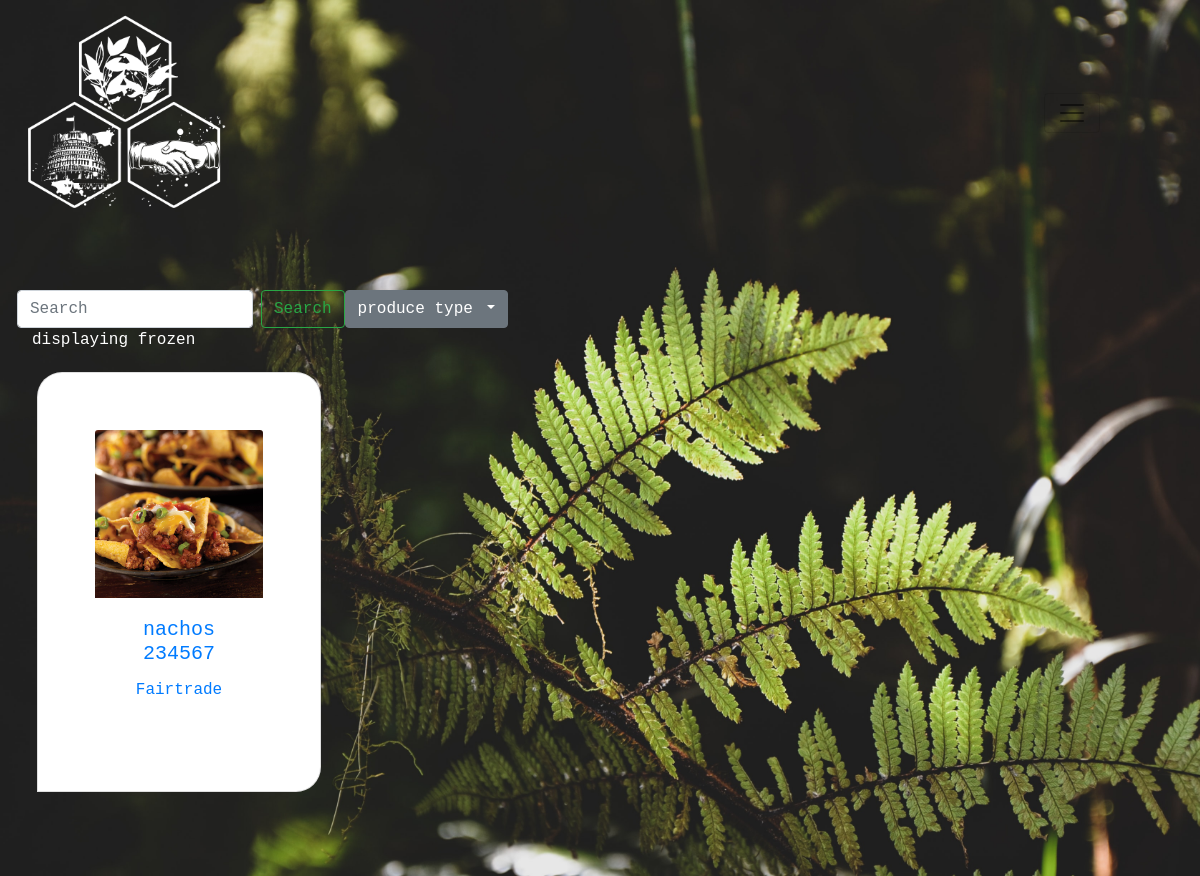
Screenshot of /index.php?page=home&type_name=frozen with the database file from the repository.
### tables this page shows
CREATE TABLE `products` (
  `productID` int(5) NOT NULL,
  `productbarcode` int(5) NOT NULL,
  `productname` varchar(30) NOT NULL,
  `image` varchar(20) NOT NULL,
  `typeID` int(11) NOT NULL
);

CREATE TABLE `productcert` (
  `ID` int(11) NOT NULL,
  `productID` int(10) NOT NULL,
  `certID` int(10) NOT NULL
);

CREATE TABLE `cert` (
  `certID` int(2) NOT NULL,
  `certname` varchar(30) NOT NULL,
  `logo` varchar(20) NOT NULL,
  `about` varchar(300) NOT NULL
);

### display.php (the view, shortened to what this page needs)
<form class="form-inline my-2 my-lg-0"  method="POST" action="index.php?page=searchresults">
  <div class="form-group">
  <input class="form-control mr-sm-2" type="search" name='search' placeholder="Search" aria-label="Search">
  <button class="btn btn-outline-success my-2 my-sm-0" type="submit">Search</button>
</div>
</form>
<div class="dropdown">
  <button class="btn btn-secondary dropdown-toggle" type="button" id="dropdownMenuButton" data-toggle="dropdown" aria-haspopup="true" aria-expanded="false">
    produce type
  </button>
    <?php
    $type_sql = "SELECT * FROM type";
    $type_qry = mysqli_query($dbconnect, $type_sql);
    $type_aa = mysqli_fetch_assoc($type_qry);
    do {
    $type_name = $type_aa['typename'];?>
  <?php } while($type_aa = mysqli_fetch_assoc($type_qry));?>
</div>
</div>
<div class="display">
  <?php
  if (isset($_GET['type_name'])) {
    $type_name = $_GET['type_name'];
  } else {
    $type_name = 'meat/seafood';
  }
echo "displaying $type_name";
  $result_sql = "SELECT * FROM products JOIN type ON type.typeID = products.typeID WHERE typename = '$type_name'";
    $result_qry = mysqli_query($dbconnect, $result_sql);
    if(mysqli_num_rows($result_qry)==0) {
        echo "<h1>No results found</h1>";
      } else {
        $result_aa = mysqli_fetch_assoc($result_qry);
  ?>
  <div class="row">
  <?php
        do {
          $productID = $result_aa["productID"];
          $name = $result_aa['productname'];
          $barcode = $result_aa['productbarcode'];
          ?>
          <div class="card col-3" style="color:black;">
            <a href="index.php?page=productpage&productID=<?php echo "$productID"; ?>">
            <img class="card-img-top" src="uploads/<?php echo $name; ?>.jpg" alt="<?php echo $name; ?>.jpg">
            <div class="card-body">
              <h5 class="card-title"><?php echo "$name $barcode"; ?></h5>
              <?php
              $cert_sql = "SELECT * FROM productcert JOIN products ON products.productID=productcert.productID JOIN cert ON cert.certID=productcert.certID WHERE products.productID LIKE '$productID';";
              $cert_qry = mysqli_query($dbconnect, $cert_sql);
              if(mysqli_num_rows($cert_qry)==0) {
                  echo "<p>No certificates found</p>";
                } else {
              $cert_aa = mysqli_fetch_assoc($cert_qry);
              do {
              $cert = $cert_aa['certname'];?>
              <p class="card-title"><?php echo "$cert";?></p>
            <?php } while($cert_aa = mysqli_fetch_assoc($cert_qry));
          }
        ?>
            </div>
            </a>
          </div>
        <?php
          } while ($result_aa = mysqli_fetch_assoc($result_qry));
  ?></div><?php
    }
   ?>
</div>

### custom.css (style rules this page uses)
body { font-family: Courier New; color: white; background-color: #22211F; }
.card { background-color: white; border-radius: 25px 25px 25px 0px; color: black; margin: 20px; padding: 5%; text-align: center; }
.card img { max-height: 200px; }
.row { display: flex; width: 100%; }

### rows the page displays
products: productname (picture), productname "nachos", productbarcode "234567"
productcert: certID.certname "Fairtrade"

### other values shown
$type_name "frozen"
